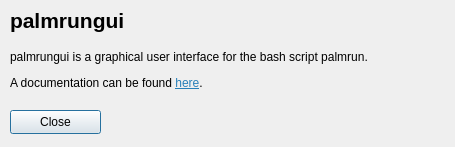
<?xml version="1.0" encoding="UTF-8"?>
<ui version="4.0">
 <class>about</class>
 <widget class="QDialog" name="about">
  <property name="geometry">
   <rect>
    <x>0</x>
    <y>0</y>
    <width>455</width>
    <height>147</height>
   </rect>
  </property>
  <property name="windowTitle">
   <string>About palmrungui</string>
  </property>
  <widget class="QPushButton" name="button_ok">
   <property name="geometry">
    <rect>
     <x>10</x>
     <y>110</y>
     <width>91</width>
     <height>24</height>
    </rect>
   </property>
   <property name="text">
    <string>Close</string>
   </property>
  </widget>
  <widget class="QLabel" name="label_2">
   <property name="geometry">
    <rect>
     <x>10</x>
     <y>0</y>
     <width>261</width>
     <height>41</height>
    </rect>
   </property>
   <property name="font">
    <font>
     <pointsize>16</pointsize>
     <weight>75</weight>
     <bold>true</bold>
    </font>
   </property>
   <property name="text">
    <string>palmrungui</string>
   </property>
  </widget>
  <widget class="QLabel" name="label_5">
   <property name="geometry">
    <rect>
     <x>10</x>
     <y>50</y>
     <width>431</width>
     <height>51</height>
    </rect>
   </property>
   <property name="text">
    <string>&lt;html&gt;&lt;head/&gt;&lt;body&gt;&lt;p&gt;palmrungui is a graphical user interface for the bash script palmrun. &lt;/p&gt;&lt;p&gt;A documentation can be found &lt;a href=&quot;http://palm-model.org/trac/wiki/doc/app/palmrungui&quot;&gt;&lt;span style=&quot; text-decoration: underline; color:#2980b9;&quot;&gt;here&lt;/span&gt;&lt;/a&gt;.&lt;/p&gt;&lt;/body&gt;&lt;/html&gt;</string>
   </property>
   <property name="textFormat">
    <enum>Qt::RichText</enum>
   </property>
   <property name="alignment">
    <set>Qt::AlignLeading|Qt::AlignLeft|Qt::AlignTop</set>
   </property>
   <property name="wordWrap">
    <bool>true</bool>
   </property>
   <property name="openExternalLinks">
    <bool>false</bool>
   </property>
  </widget>
 </widget>
 <resources/>
 <connections>
  <connection>
   <sender>button_ok</sender>
   <signal>clicked()</signal>
   <receiver>about</receiver>
   <slot>close()</slot>
   <hints>
    <hint type="sourcelabel">
     <x>80</x>
     <y>197</y>
    </hint>
    <hint type="destinationlabel">
     <x>196</x>
     <y>204</y>
    </hint>
   </hints>
  </connection>
 </connections>
</ui>
